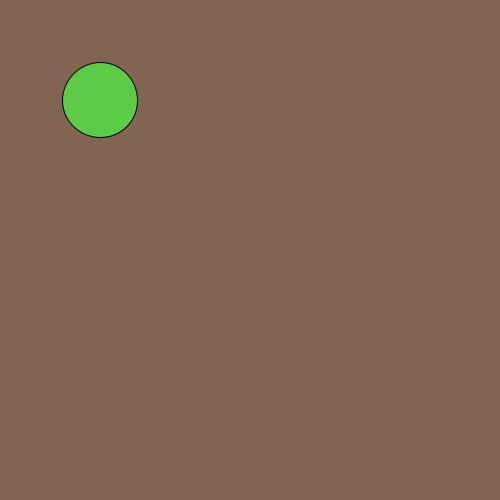
Frame 1 (no input)
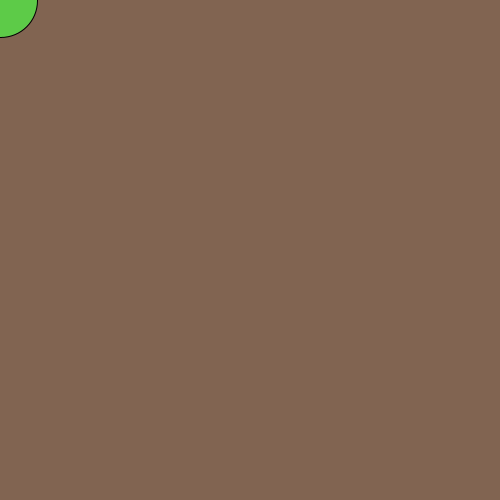
Frame 60 (the mouse pressed at the canvas centre just before this capture)
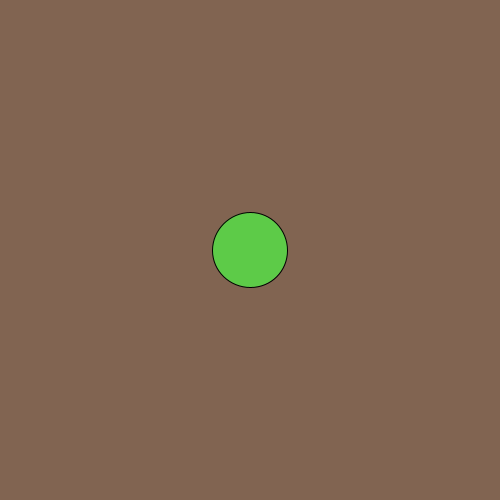
Frame 120 (the mouse held since frame 60 and released just before this capture)

The Processing sketch that drew these frames (run headless with seeded random() and noise(); from frame 60 on, the mouse is pressed at the canvas centre):

// Processing sketch: Ejercicio_17
// ── Ejercicio_17.pde
//Aumente el valor *100 de las coordenadas porque salian muy pegadas hacia arriba a la izquierda
float x1,x2,y1,y2;
float distEntreLinkCofre;
public void setup(){
size(500,500);
x1=100;
x2=200;
y1=100;
y2=400;

}
public void draw(){
  background(#816451);

float cateto1=y2-y1;
float cateto2=x2-x1;
 distEntreLinkCofre=pow(pow(cateto1,2)+pow(cateto2,2),0.5);
println("La distancia entre link y el cofre es="+distEntreLinkCofre);
 
  dibujarLink();
   x1=mouseX;
   y1=mouseY;
   validarDibujarTesoro();
}
 public void dibujarLink(){
fill(#5DCB48);
 ellipse(x1,y1,75,75);
 }
 public void dibujarTesoro(){
 fill(#E8E33F);
 rectMode(CENTER);
 rect(x2,y2,60,60);
 }

public void validarDibujarTesoro(){
  if(distEntreLinkCofre < 50){
   dibujarTesoro(); 
   }
}
